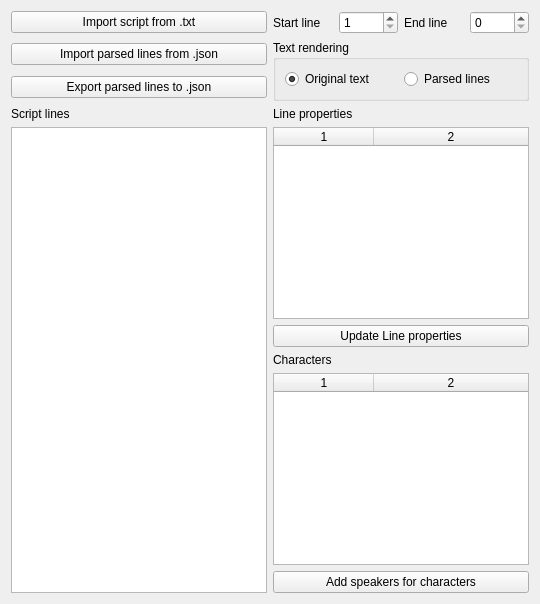
       <widget class="QWidget" name="tabScript">
        <attribute name="title">
         <string>Script</string>
        </attribute>
        <layout class="QGridLayout" name="gridLayout_6">
         <item row="9" column="1" colspan="2">
          <widget class="QLabel" name="lblCharacters">
           <property name="text">
            <string>Characters</string>
           </property>
          </widget>
         </item>
         <item row="11" column="1" colspan="4">
          <widget class="QPushButton" name="butAddCharacters">
           <property name="text">
            <string>Add speakers for characters</string>
           </property>
          </widget>
         </item>
         <item row="1" column="2">
          <widget class="QSpinBox" name="spinStartLine">
           <property name="minimum">
            <number>1</number>
           </property>
           <property name="maximum">
            <number>9999</number>
           </property>
          </widget>
         </item>
         <item row="1" column="3">
          <widget class="QLabel" name="label_3">
           <property name="text">
            <string>End line</string>
           </property>
          </widget>
         </item>
         <item row="1" column="4">
          <widget class="QSpinBox" name="spinEndLine">
           <property name="maximum">
            <number>9999</number>
           </property>
          </widget>
         </item>
         <item row="1" column="0">
          <widget class="QPushButton" name="butImportScript">
           <property name="text">
            <string>Import script from .txt</string>
           </property>
          </widget>
         </item>
         <item row="10" column="1" colspan="4">
          <widget class="QTableWidget" name="tblCharacters">
           <property name="editTriggers">
            <set>QAbstractItemView::NoEditTriggers</set>
           </property>
           <property name="columnCount">
            <number>2</number>
           </property>
           <attribute name="horizontalHeaderStretchLastSection">
            <bool>true</bool>
           </attribute>
           <column/>
           <column/>
          </widget>
         </item>
         <item row="7" column="1" colspan="4">
          <widget class="QTableWidget" name="tblLineProps">
           <property name="sortingEnabled">
            <bool>true</bool>
           </property>
           <property name="columnCount">
            <number>2</number>
           </property>
           <attribute name="horizontalHeaderStretchLastSection">
            <bool>true</bool>
           </attribute>
           <column/>
           <column/>
          </widget>
         </item>
         <item row="1" column="1">
          <widget class="QLabel" name="label_2">
           <property name="text">
            <string>Start line</string>
           </property>
          </widget>
         </item>
         <item row="6" column="1" colspan="2">
          <widget class="QLabel" name="lblLineProps">
           <property name="text">
            <string>Line properties</string>
           </property>
          </widget>
         </item>
         <item row="6" column="0">
          <widget class="QLabel" name="lblLineView">
           <property name="text">
            <string>Script lines</string>
           </property>
          </widget>
         </item>
         <item row="8" column="1" colspan="4">
          <widget class="QPushButton" name="butUpdateLineProps">
           <property name="text">
            <string>Update Line properties</string>
           </property>
          </widget>
         </item>
         <item row="2" column="0">
          <widget class="QPushButton" name="butImportParsed">
           <property name="text">
            <string>Import parsed lines from .json</string>
           </property>
          </widget>
         </item>
         <item row="3" column="0">
          <widget class="QPushButton" name="butExportParsedLines">
           <property name="text">
            <string>Export parsed lines to .json</string>
           </property>
          </widget>
         </item>
         <item row="2" column="1" rowspan="2" colspan="4">
          <widget class="QGroupBox" name="grboxTextVis">
           <property name="title">
            <string>Text rendering</string>
           </property>
           <layout class="QHBoxLayout" name="horizontalLayout">
            <item>
             <widget class="QRadioButton" name="rbutPlain">
              <property name="text">
               <string>Original text</string>
              </property>
              <property name="checked">
               <bool>true</bool>
              </property>
             </widget>
            </item>
            <item>
             <widget class="QRadioButton" name="rbutParsed">
              <property name="text">
               <string>Parsed lines</string>
              </property>
             </widget>
            </item>
           </layout>
          </widget>
         </item>
         <item row="7" column="0" rowspan="5">
          <widget class="QListWidget" name="listScriptLines">
           <property name="wordWrap">
            <bool>true</bool>
           </property>
          </widget>
         </item>
        </layout>
       </widget>
